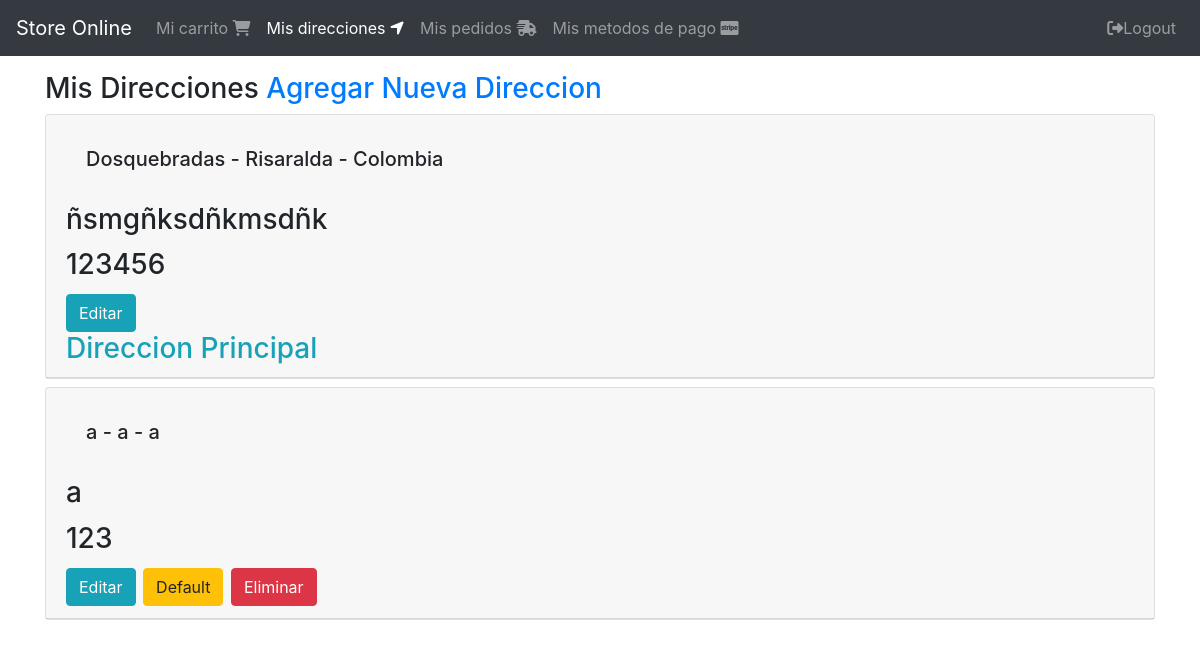
The page /direcciones/ (signed in) on the database its author committed.
### shipping_address/models.py (models this page shows, shortened)
class ShippingAddress(models.Model):
    user = models.ForeignKey(User, null=False, blank=False, on_delete=models.CASCADE)
    line1 = models.CharField(max_length=200)
    line2 = models.CharField(max_length=200, blank=True)
    city = models.CharField(max_length=100)
    state = models.CharField(max_length=100)
    country = models.CharField(max_length=50)
    reference = models.CharField(max_length=300)
    postal_code = models.CharField(max_length=10, null=False, blank=False)
    default = models.BooleanField(default=False)
    create_at = models.DateTimeField(auto_now_add=True)
    @property
    def address(self):
        return '{} - {} - {}'.format(self.city, self.state, self.country)

### shipping_address/views.py (the view)
# urls.py: path('', views.ShippingAddressListView.as_view(), name='shipping_addresses'),
class ShippingAddressListView(LoginRequiredMixin, generic.ListView):
    login_url = 'login'
    model = ShippingAddress
    template_name = 'shipping_addresses.html'
    def get_queryset(self):
        return ShippingAddress.objects.filter(user=self.request.user).order_by('-default')

### shipping_address/templates/shipping_addresses.html
{% extends "base/base.html" %}
{% block content %}
  <div class="col">
      <div class="h3">
          Mis Direcciones
          <a href="{% url 'shipping_address:create' %}">Agregar Nueva Direccion</a>
          <div class="mt-2">
            {% for shipping_address in object_list %}
              <div class="mt-2">
                {% include "snippets/shipping_address.html" with edit=True %}
              </div>
            {% endfor %}
          </div>
      </div>
  </div>
{% endblock content %}

### shipping_address/templates/snippets/shipping_address.html
<div class="card">
    <div class="card-header">
        <div class="card-body">
            <h5 class="card-title">
                {{shipping_address.address}}
            </h5>
        </div>
        <div class="card-title">
            {{shipping_address.reference}}
        </div>
        <div class="card-title">
            {{shipping_address.postal_code}}
        </div>
        {% if edit %}
            <div class="mt-2">
                <a href="{% url 'shipping_address:update' shipping_address.pk %}" class="btn btn-info">Editar</a>
                {% if shipping_address.default %}
                    <div class="text-info">
                        Direccion Principal
                    </div>
                {% else %}
                    <a href="{% url 'shipping_address:default' shipping_address.pk %}" class="btn btn-warning">Default</a>
                    <a href="{% url 'shipping_address:delete' shipping_address.pk %}" class="btn btn-danger">Eliminar</a>
                {% endif %}
            </div>
        {% endif %}
    </div>
</div>

### rows shown on the page
ShippingAddress: address "Dosquebradas - Risaralda - Colombia", reference "ñsmgñksdñkmsdñk", postal_code "123456", default "Direccion Principal"
ShippingAddress: address "a - a - a", reference "a", postal_code "123", default "Default"
